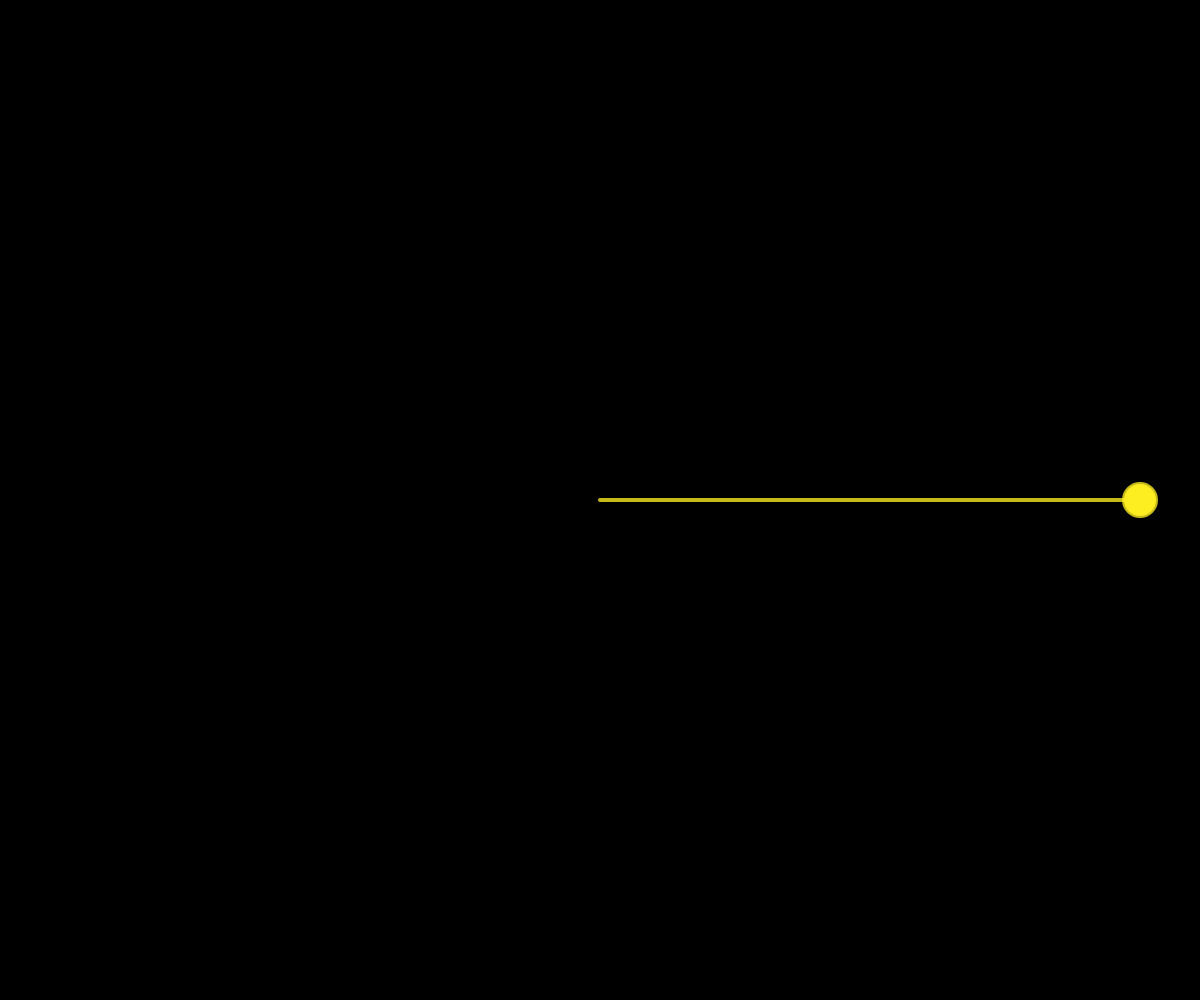
Frame 1 (no input)
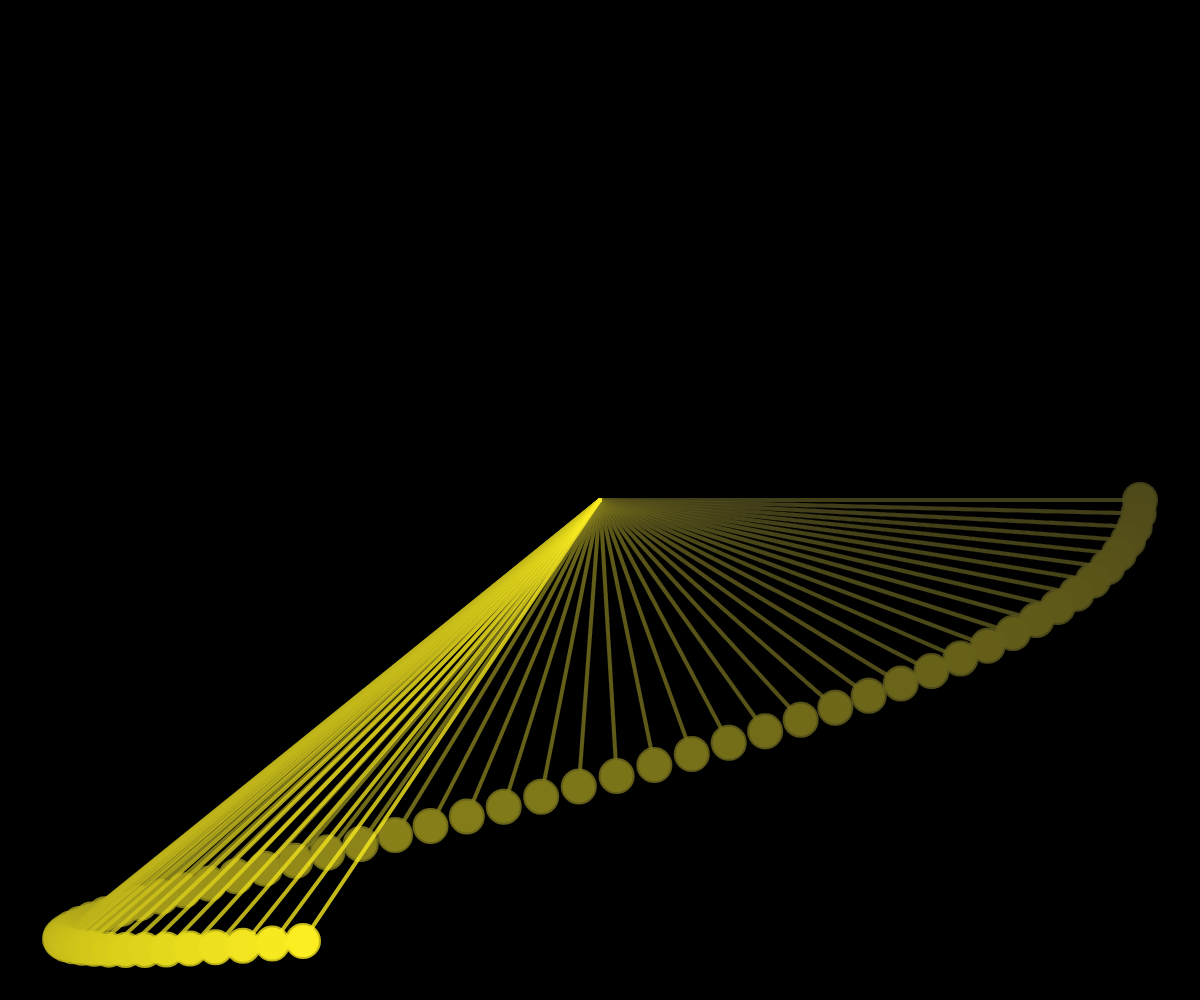
Frame 60 (no input)
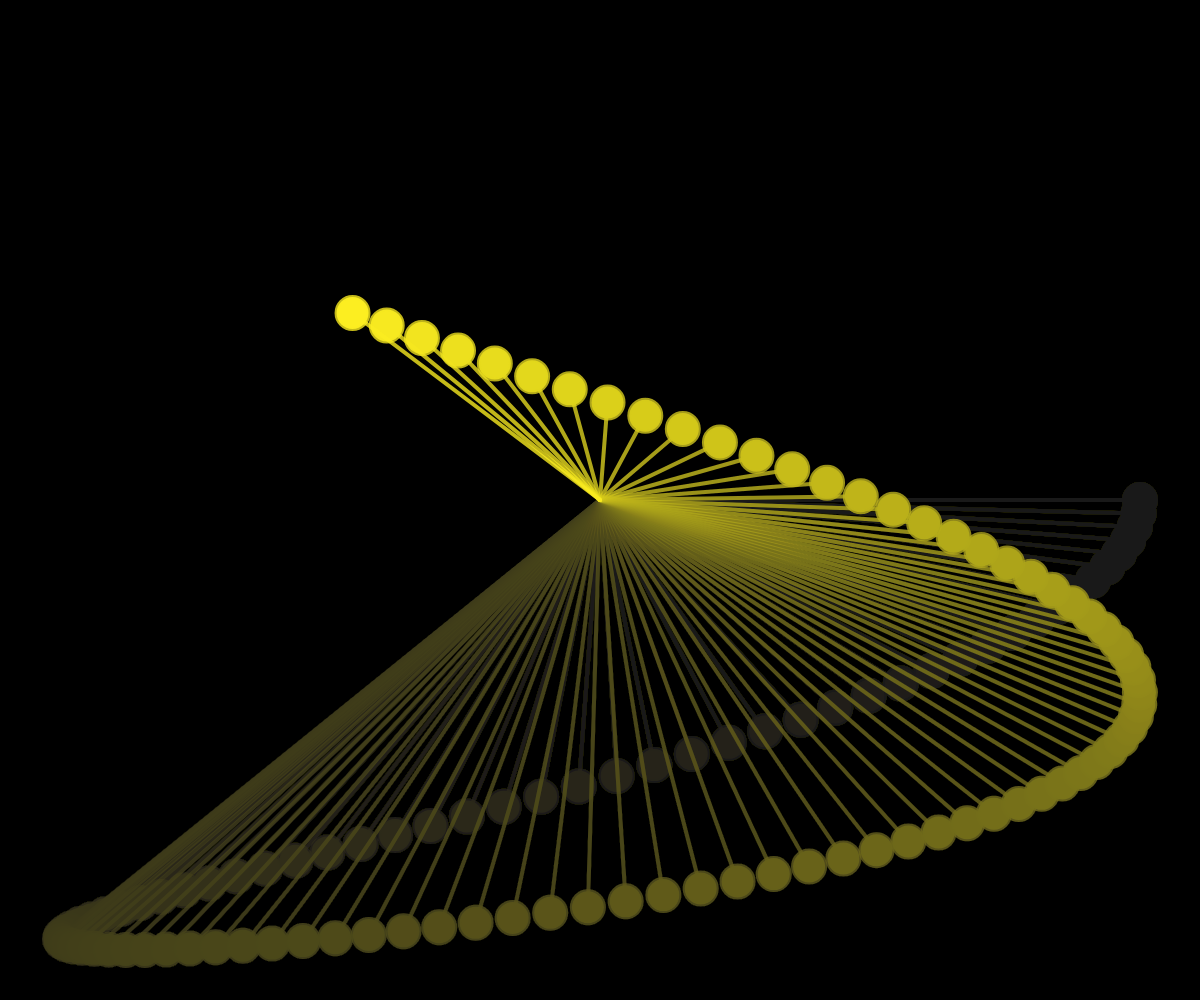
Frame 120 (the mouse pressed at the canvas centre since frame 60)

The p5.js sketch that drew these frames (run headless with seeded random() and noise() and a simulated clock; from frame 60 on, the mouse is pressed at the canvas centre):

// p5.js sketch
// ── sketch.js
// Simple Harmonic Motion (2-axes Exercise)
// The Nature of Code
// The Coding Train / Daniel Shiffman
// https://youtu.be/oXwCVDXS2Lg
// https://thecodingtrain.com/learning/nature-of-code/3.3-angles-and-vectors.html

// Basic: https://editor.p5js.org/codingtrain/sketches/Fn1feR81W
// Approximate Time: https://editor.p5js.org/codingtrain/sketches/uGCYH4-PN
// Exact Time Exercise: https://editor.p5js.org/codingtrain/sketches/jp2B-0Wkg
// Main: https://editor.p5js.org/codingtrain/sketches/MfvyVULHT
// Yoyo: https://editor.p5js.org/codingtrain/sketches/qBhVjZ0pn
// 2-axes Exercise: https://editor.p5js.org/codingtrain/sketches/_ir7-suNG

let angle1 = 0;
let angle2 = 0;
let angleV1 = 0.07;
let angleV2 = 0.03;

function setup() {
  createCanvas(windowWidth, windowHeight);
  background(0);
}

function draw() {
  background(0, 5);
  translate(width / 2, height / 2);
  fill(252, 238, 33, 255);
  stroke(252, 238, 33, 200);
  let ampx = (0.9 * width) / 2;
  let ampy = (0.9 * height) / 2;
  let x = map(cos(angle1), -1, 1, -ampx, ampx);
  let y = map(sin(angle2), -1, 1, -ampy, ampy);
  strokeWeight(4);
  line(0, 0, x, y);
  circle(x, y, 32);
  angle1 += angleV1;
  angle2 += angleV2;
}
